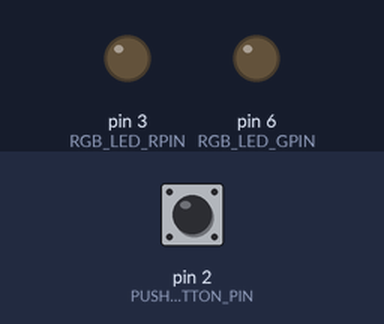
Simulated run of this sketch. Board: Arduino Nano, built with avr-gcc and run on an emulated ATmega328P. Shown: output pins drawn as LEDs (lit = HIGH). Inputs (shaded band) come from the test bench; at power-on: pin 2 (PUSHBUTTON_PIN) LOW.

Above: at 1.2 s.
1.3 s: pin 2 (PUSHBUTTON_PIN) pulled HIGH for 0.15 s
At 2.4 s:
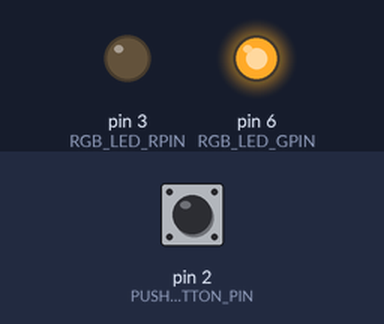
2.9 s: pin 2 (PUSHBUTTON_PIN) pulled HIGH for 3.2 s
At 4.1 s:
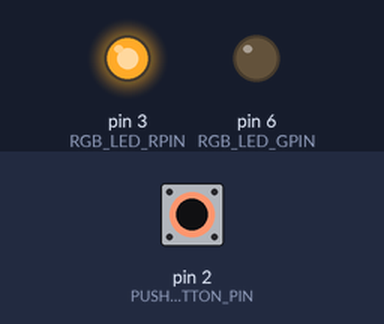
Timing chart, 0 to 7.6 s (numbered marks = the images above; inputs shaded):
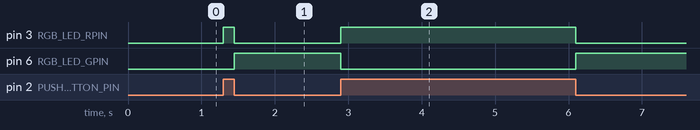

Measured:
- after the input at 1.3 s, pin 3 (RGB_LED_RPIN): LOW → HIGH at once, → LOW 0.15 s later; pin 6 (RGB_LED_GPIN): LOW → HIGH after 0.15 s
- after the input at 2.9 s, pin 3 (RGB_LED_RPIN): LOW → HIGH at once, → LOW 3.2 s later; pin 6 (RGB_LED_GPIN): HIGH → LOW at once, → HIGH 3.2 s later

The sketch:

arduino_nano_gas_sensor.ino
```cpp
// (licence header left out)
/* LIBRARIES */

/* CONSTANT DEFINITIONS */

/*
 * To reference pins:
 * Digital pins: either D1,D2,and so on
 * or 1,2,and so on depending on the board.
 * Analog pins: Always A1,A2,and so on.
 */

#define PUSHBUTTON_PIN 2

/* AN RGB LED needs three signals, one for each color
 * To save a pin, we will only connect Red and Green to a digital out
 * while Blue will be conected to GND (always 0).
 * This will reduce the number of color combinations.
 */
#define RGB_LED_RPIN 3 //red pin, needs to be a PWM pin
#define RGB_LED_GPIN 6 //green pin, needs to be a PWM pin

#define ONBOARD_LED 13 //inverted logic: HIGH=off, LOW=on

//The MQ-series Gas sensor sends both an analog and a digital signal
#define MQX_PIN_ANALOG A1
#define MQX_PIN_DIGITAL 8

/*
 * GLOBAL VARIABLE DEFINITIONS
 * Use global variables only if needed across functions or
 * reused between function calls, else use local variables.
 * Read up on data types.
 * While Arduino support strings, they take up memory so
 * character arrays are used more often.
 * char* (char pointer) and char[] (array) are similar.
 * const char* points to an immutable string, cannot be interchanged with char*
 */

bool button_pressed = false;

//Timer variables
unsigned long last_mqx_reading_millis;
const unsigned long mqx_reading_freq = 25*1000;

/* INITIALIZE OBJECTS
 * Libraries usually follow an object-oriented approach that requires
 * an instance of the class to call its methods.
 */

/* LOCAL FUNCTIONS */

/*
 * Function to light up RGB LED with RGB values
 */
void lightRGBLED(int red_value, int green_value, int blue_value)
 {
  //This is writing an analog value to a digital pin
  //that is PWM capable. RGB colors and analogWrite take values from 0 to 255
  analogWrite(RGB_LED_RPIN, red_value);
  analogWrite(RGB_LED_GPIN, green_value);

  //In this case the blue_value will have no impact
  //since the blue pin is connected to GND (blue_value = 0)
  //If you connect the blue pin, uncomment the following line
  //analogWrite(RGB_LED_BPIN, blue_value);
}

/*
 * Function to get gas sensor reading and send it to
 * Circuit One via I2C for onward publishing to the MQTT topic.
 */

void getGasReading(){

  //Read the gas digital and analog values using the Arduino read functions
  int mqx_digital_value = digitalRead(MQX_PIN_DIGITAL);
  float mqx_analog_value = analogRead(MQX_PIN_ANALOG);

  //The float value needs to be converted to a string for display
  char gas_value_string[8];
  //Message string (to Circuit One and onwards to the MQTT broker)
  char gas_message[32];

  //First check the digital signal, if LOW, don't read the analog value
  //The threshold for the module can be configured by checking the analog value
  //at which the digital turns HIGH
  if(mqx_digital_value == LOW)
    return; //Exit the function, no need to do anything further

  /*
   * This is a system function which will convert a float to a char array.
   * This results in a leading space if the number is less than width.
   * This can be handled by the app that will read the data so this code is kept simple.
   */
  dtostrf(mqx_analog_value, 3, 0, gas_value_string);

  /*
   * The message format defined here is a pipe-separated string: parameter|value|timestamp.
   * Construct the parameter|value part here,
   * the timestamp is inserted by the publishToMQTT(...) function in the Circuit One sketch.
   */
  gas_message[0] = '\0';
  strcat(gas_message, "G|");
  strcat(gas_message, gas_value_string);

  //INFO: on the serial monitor
  Serial.println(gas_message);

  //The message also needs to be sent to Circuit One over I2C
  //and to the Node-RED server over serial communication.

  //On Circuit Two, light up the LED red, orange or green
  //depending on the concentration of the gas detected.
  if(mqx_analog_value >= 400){
    lightRGBLED(255,0,0);
  }
  else if(mqx_analog_value >= 200 && mqx_analog_value < 400){
    lightRGBLED(255,165,0);
  }
  else{
    lightRGBLED(0,255,0);
  }
}

/* SETUP CODE: runs once when the board starts up or resets */

void setup() {

  //Start the serial communication with baud rate suitable for your components.
  Serial.begin(115200);

  //Set the pin modes, since all pins are capable of both input and output.
  pinMode(RGB_LED_GPIN, OUTPUT); //will get an analog output so needs to be a PWM pin
  pinMode(RGB_LED_RPIN, OUTPUT); //will get an analog output so needs to be a PWM pin

  pinMode(PUSHBUTTON_PIN, INPUT);

  pinMode(MQX_PIN_ANALOG, INPUT);
  pinMode(MQX_PIN_DIGITAL, INPUT);

  //Initialise LED to switched off state.
  lightRGBLED(0,0,0);
}

/*
 * MAIN LOOP: runs repeatedly at a very high frequency (1000s of times a second)
 * Avoid sending data over serial or any other communication channel in every loop.
 * Either add a delay to the loop or use some timing logic.
 */

void loop() {
  static unsigned long current_millis; //local scope but persistent across function calls
  int button_state = digitalRead(PUSHBUTTON_PIN);

  //Read the state of the pushbutton value and light the RGB LED
  //Green when pressed, off when released.
  //The pushbutton state will be HIGH as long as it is pressed, and LOW when released.
  if (button_state == HIGH) {
    lightRGBLED(255,0,0); //flash LED red to confirm button pressed
    button_pressed = true;
  }
  else {
    //if turned on with button press take it back to green
    //to act as the gas sensor indicator
    if(button_pressed){
      lightRGBLED(0,255,0);
      button_pressed = false;
    }
  }

  //Get gas sensor reading
  //Need not read in every loop, can be spaced out as required
  current_millis = millis();
  //If time since last reading is greater than desired frequency
  if(current_millis - last_mqx_reading_millis > mqx_reading_freq){
    getGasReading();
    last_mqx_reading_millis = current_millis;
  }
}
```
